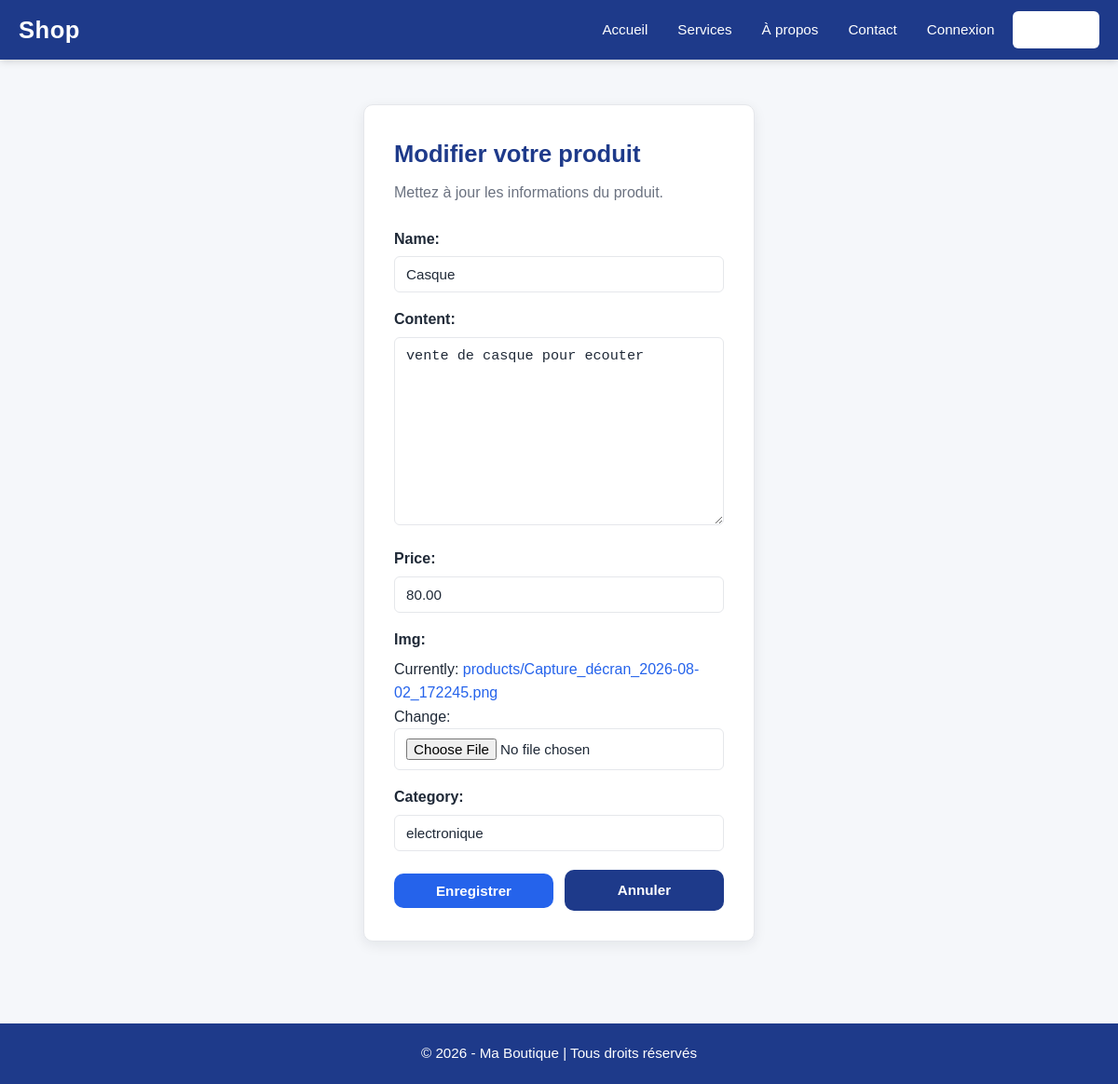
Page /products/update_cbv/1/ on the committed database.
### products/models.py (models this page shows, shortened)
class Products(models.Model):
    user = models.ForeignKey(User,null=True , blank=True , on_delete=models.CASCADE)
    name = models.CharField(max_length=130)
    content = models.TextField()
    price = models.DecimalField(max_digits=10, decimal_places=2)
    img = models.ImageField(upload_to='products', )
    date = models.DateTimeField(auto_now_add=True)
    category  = models.CharField(max_length=100)
    stock= models.IntegerField(default=0)

### products/views.py (the view)
# urls.py: path("update_cbv/<int:pk>/", ProductsUpdateView.as_view(), name='update_cbv'),
class ProductsUpdateView(UpdateView):
    template_name = "products/updateproducts.html"
    model = Products
    form_class = ProductsCreateForm
    pk_url_kwarg = 'pk'
    success_url = reverse_lazy('liste_cbv')

### products/forms.py
class ProductsCreateForm(forms.ModelForm):
    class Meta:
        model = Products
        fields = ['name' , 'content' , 'price', 'img', 'category' ,]

### templates/products/updateproducts.html (shortened to what this page needs)
{% extends "base.html" %}
{% block content %}
<div class="auth-container">
    <div class="form-card">
        <h1>Modifier votre produit</h1>
        <p class="form-subtitle">Mettez à jour les informations du produit.</p>
        <form action="" method="post" enctype="multipart/form-data">
            {{ form.as_p }}
            <div class="form-actions">
                <button class="btn btn-primary" type="submit">Enregistrer</button>
                <a class="btn btn-secondary" href="{% url 'liste_cbv' %}">Annuler</a>
            </div>
        </form>
    </div>
</div>
{% endblock %}

### static/style.css (style rules this page uses)
:root { --primary: #1e3a8a; --primary-dark: #172a63; --accent: #2563eb; --accent-hover: #1d4ed8; --danger: #dc2626; --danger-hover: #b91c1c; --bg: #f5f7fa; --surface: #ffffff; --border: #e5e7eb; --text: #1f2937; --muted: #6b7280; --radius: 10px; --shadow: 0 4px 14px rgba(17, 24, 39, 0.08); }
* { margin: 0; padding: 0; box-sizing: border-box; }
body { font-family: Arial, Helvetica, sans-serif; background-color: var(--bg); color: var(--text); line-height: 1.6; display: flex; flex-direction: column; min-height: 100vh; }
a { color: var(--accent); text-decoration: none; }
.btn { display: inline-block; padding: 10px 20px; border: none; border-radius: var(--radius); font-size: 0.95rem; font-weight: 600; cursor: pointer; text-decoration: none; transition: background 0.2s ease, transform 0.1s ease; text-align: center; }
.btn-primary { background: var(--accent); color: #fff; }
.btn-secondary { background: var(--primary); color: #fff; }
.auth-container { max-width: 460px; margin: 48px auto; padding: 0 20px; }
.form-card { background: var(--surface); border: 1px solid var(--border); border-radius: var(--radius); box-shadow: var(--shadow); padding: 32px; }
.form-card h1 { color: var(--primary); margin-bottom: 8px; font-size: 1.6rem; }
.form-card .form-subtitle { color: var(--muted); margin-bottom: 24px; }
.form-card form p { margin-bottom: 16px; }
.form-card label { display: block; font-weight: 600; margin-bottom: 6px; color: var(--text); }
.form-card input[type="text"], .form-card input[type="password"], .form-card input[type="email"], .form-card input[type="number"], .form-card input[type="file"], .form-card input[type="datetime-local"], .form-card select, .form-card textarea { width: 100%; padding: 10px 12px; border: 1px solid var(--border); border-radius: 6px; font-size: 0.95rem; background: #fff; color: var(--text); }
.form-card textarea { resize: vertical; min-height: 100px; }
.form-actions { display: flex; gap: 12px; align-items: center; margin-top: 20px; }
.form-actions .btn { flex: 1; }

### rows in the picture
Products: name "Casque", content "vente de casque pour ecouter", price "80.00", category "electronique"
